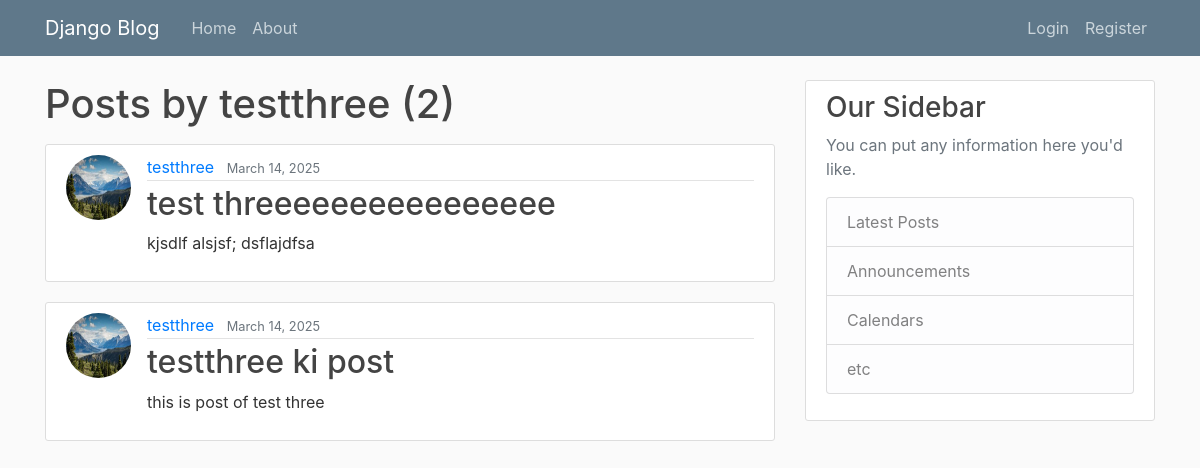
Page /user/testthree on the committed database.
### myblog/models.py (models this page shows, shortened)
class Post(models.Model):
    title = models.CharField(max_length=100)
    content = models.TextField()
    date_posted = models.DateTimeField(default=timezone.now)
    author = models.ForeignKey(User, on_delete=models.CASCADE)

### users/models.py (models this page shows, shortened)
class Profile(models.Model):
    user = models.OneToOneField(User, on_delete=models.CASCADE)
    image = models.ImageField(default='default.jpg', upload_to='profile_pics')

### myblog/views.py (the view)
# urls.py: path('user/<str:username>', UserPostListView.as_view(), name='users-posts'),
class UserPostListView(ListView):
    model = Post
    template_name = 'myblog/user_posts.html'
    context_object_name = 'posts'
    paginate_by = 3
    def get_queryset(self):
        user = get_object_or_404(User, username=self.kwargs.get('username'))
        return Post.objects.filter(author=user).order_by('-date_posted')

### myblog/templates/myblog/user_posts.html (shortened to what this page needs)
{% extends "myblog/base.html" %}
{% block content %}
    <h1 class="mb-3">Posts by {{ view.kwargs.username }} ({{ page_obj.paginator.count }})</h1>
    {% for post in posts %}
    <article class="media content-section">
      <img src="{{ post.author.profile.image.url }}" class="rounded-circle article-img" alt="">
        <div class="media-body">
          <div class="article-metadata">
            <a class="mr-2" href="{% url 'myblog:users-posts' post.author.username %}">{{ post.author }}</a>
            <small class="text-muted">{{ post.date_posted|date:"F d, Y" }}</small>
          </div>
        <h2><a class="article-title" href="{% url 'myblog:post-detail' post.id %}">{{ post.title }}</a></h2>
          <p class="article-content">{{ post.content }}</p>
        </div>
      </article>
    {% endfor %}
{% endblock content %}

### myblog/static/myblog/main.css (style rules this page uses)
body { background: #fafafa; color: #333333; margin-top: 5rem; }
h1, h2, h3, h4, h5, h6 { color: #444444; }
.content-section { background: #ffffff; padding: 10px 20px; border: 1px solid #dddddd; border-radius: 3px; margin-bottom: 20px; }
.article-title { color: #444444; }
.article-content { white-space: pre-line; }
.article-img { height: 65px; width: 65px; margin-right: 16px; }
.article-metadata { padding-bottom: 1px; margin-bottom: 4px; border-bottom: 1px solid #e3e3e3 }

### rows in the picture
Post: author.profile.image (placeholder picture), author "testthree", date_posted "March 14, 2025", title "test threeeeeeeeeeeeeeee", content "kjsdlf alsjsf; dsflajdfsa"
Post: author.profile.image (placeholder picture), author "testthree", date_posted "March 14, 2025", title "testthree ki post", content "this is post of test three"

### other values in the picture
{{ view.kwargs.username }} "testthree"
{{ page_obj.paginator.count }} "2"
